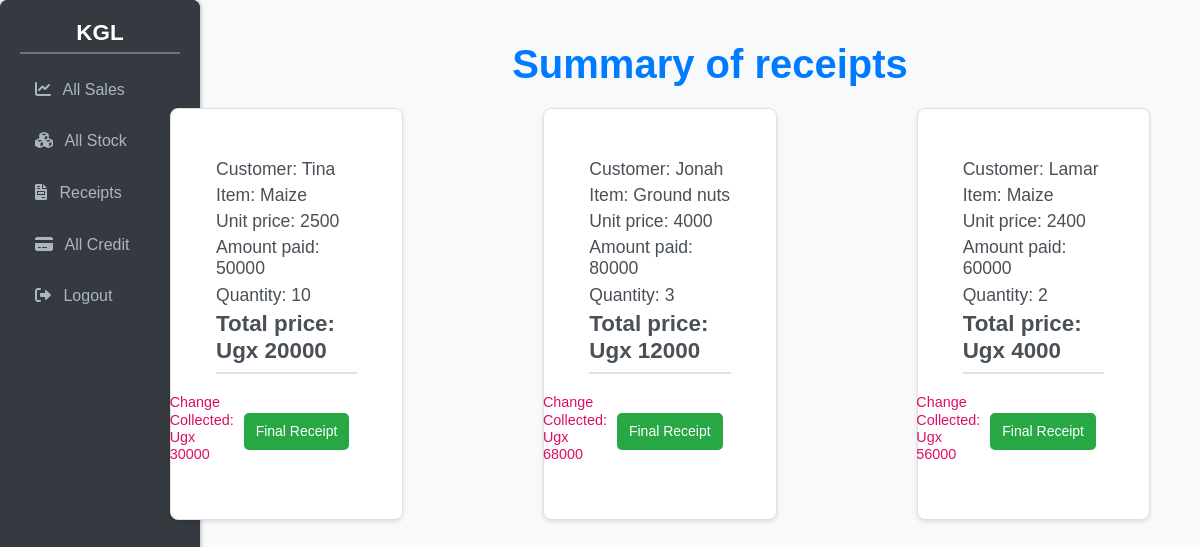
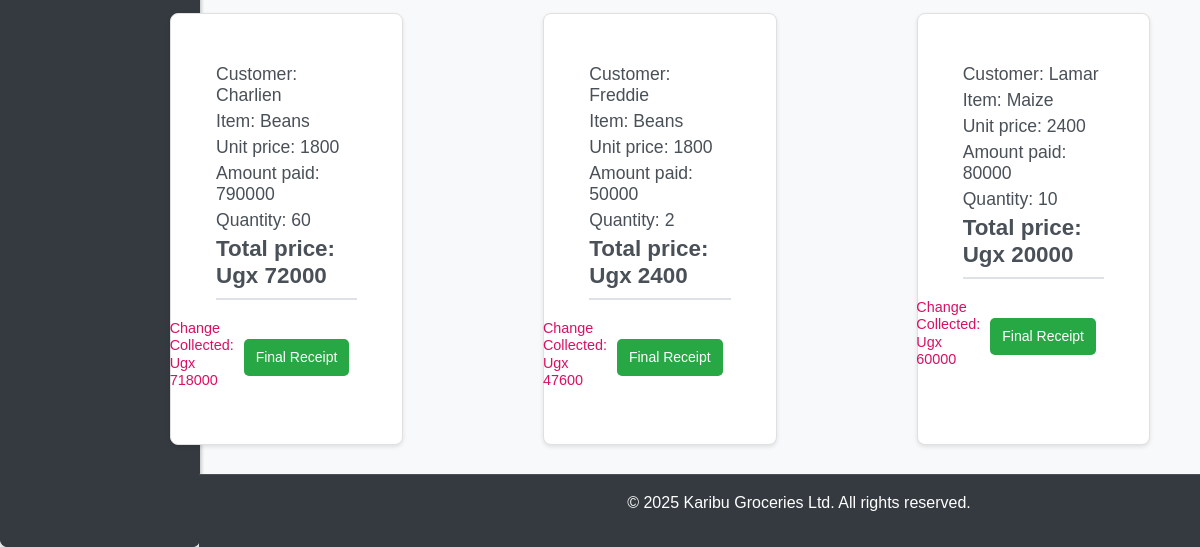
The app's page /receipt/, older data (2 pictures, top to bottom).
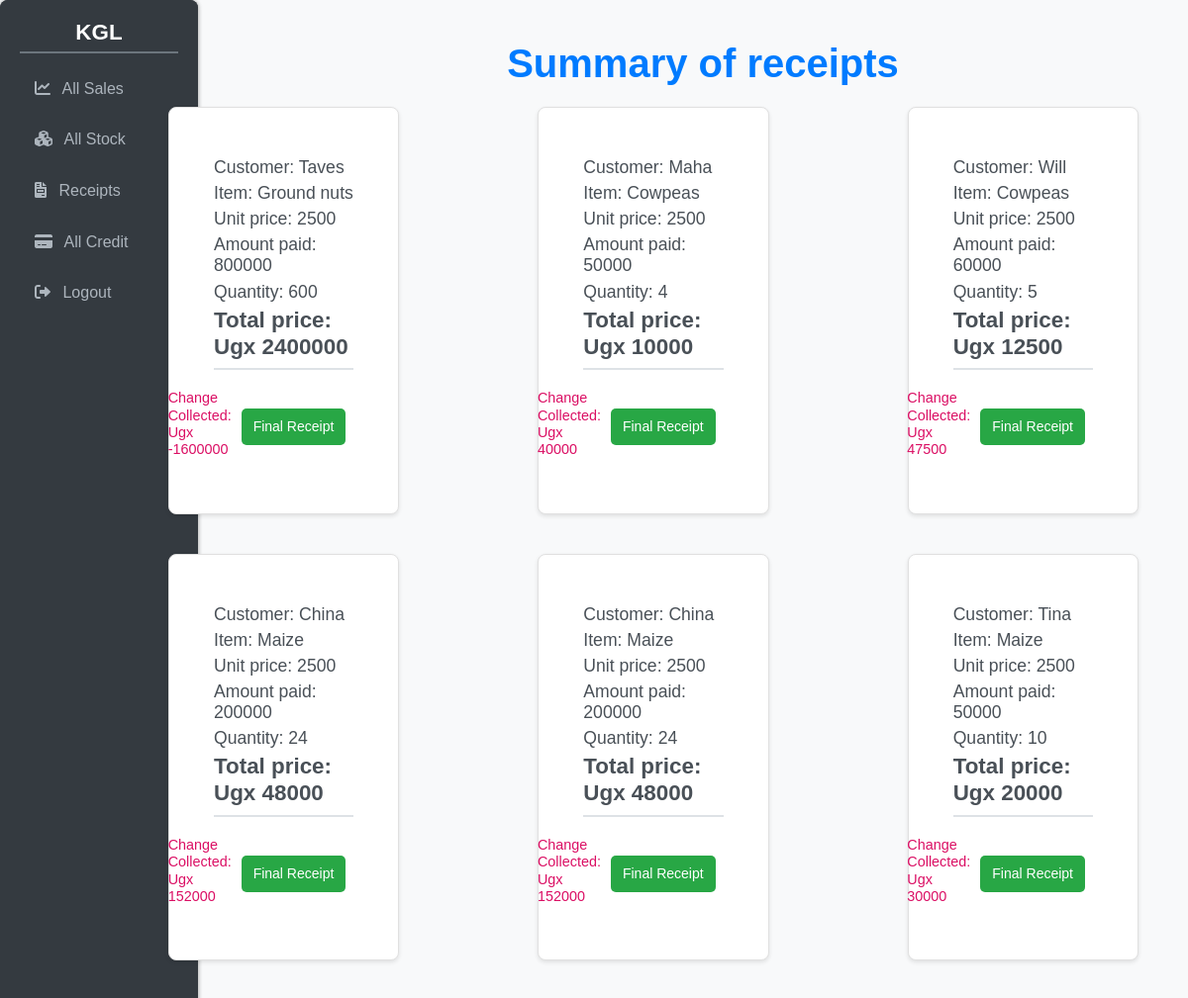
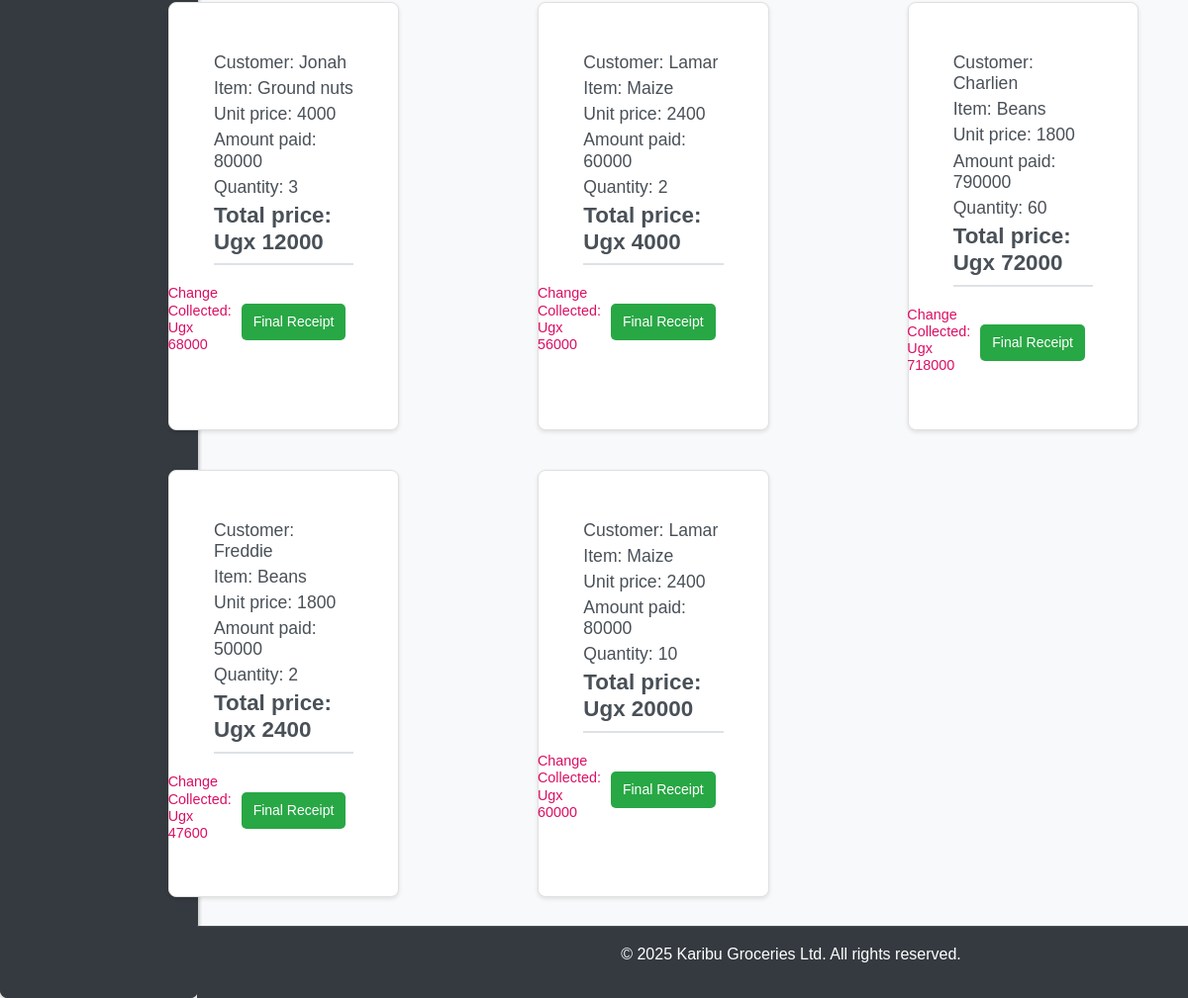
The same page, newer data (2 pictures, top to bottom).
### kgl_app/models.py (models this page shows, shortened)
class Sales(models.Model):
    product_name=models.ForeignKey(Stock, on_delete=models.CASCADE)
    tonnage=models.IntegerField()
    amount_paid =models.IntegerField(default=0,blank =False)
    buyers_name=models.CharField(max_length=35)
    date_and_time =models.DateTimeField(auto_now_add=True)
    salesagent_name=models.ForeignKey(Userprofile, on_delete=models.CASCADE,null=True)
    is_sold_on_cash=models.BooleanField(default=False)
    branch =models.ForeignKey(Branch, on_delete=models.CASCADE,null=True)
    selling_price=models.IntegerField(null=True,blank=True)
    def total_sales(self):
        return self.product_name.selling_price * self.tonnage
    def calculate_change(self):
        total_sale = self.total_sales()
        if self.amount_paid is not None:
            change = self.amount_paid - total_sale
            return change
        return None

class Stock(models.Model):
    name_of_produce=models.CharField(max_length =255)
    type_of_produce =models.ForeignKey(ProduceType,on_delete=models.CASCADE,null=False,)
    date_and_time_of_produce= models.DateTimeField(auto_now_add =True)
    received_quantity = models.IntegerField(blank=False,null=False,default=0)
    issued_quantity=models.IntegerField(blank=False,null=False,default=0)
    tonnage =models.IntegerField(blank = False,null=False,default=0)
    cost=models.IntegerField(blank =False,default=25)
    name_of_dealer=models.CharField(max_length=255)
    branch=models.ForeignKey(Branch, on_delete=models.CASCADE,null=False,default=0)
    contact=models.CharField(default=20,null=False)
    selling_price=models.IntegerField(null=True,blank=True)
    current_stock =models.IntegerField(null=True,blank=False)
    def __str__(self):
        return self.name_of_produce

### kgl_app/views.py (the view)
# urls.py: path('receipt/',views.receipt,name='receipt'),
def receipt(request):
    sales = Sales.objects.all().order_by("-id")
    return render(request, "receipt.html", {'sales': sales})

### kgl_app/templates/receipt.html (shortened to what this page needs)
{% extends 'base.html' %}
{% load static %}
  {% block content %}
  <h1><strong>Summary of receipts</strong></h1>
  <div class="receipt-grid">
    {% for sale in sales %}
    <div class="card">
      <div class="cardbody">
        <h3>Customer: {{ sale.buyers_name }}</h3>
        <h3>Item: {{ sale.product_name }}</h3>
        <h3>Unit price: {{ sale.selling_price }}</h3>
        <h3>Amount paid: {{ sale.amount_paid }}</h3>
        <h3>Quantity: {{ sale.tonnage }}</h3>
        <h2>Total price: Ugx {{ sale.total_sales }}</h2>
        <div style="flex:1;">
          <h6 class="card-text">
            Change Collected: Ugx {{ sale.calculate_change }}
          </h6>
          <a href="{% url 'receipt_detail' sale.id %}"><input type="submit" value="Final Receipt" class='btn btn-danger me-2'></a>
        </div>
      </div>
    </div>
    {% endfor %}
  </div>
  <div class="mt-3">
    <a href="{% url 'dash' %}" style="background-color: rgb(7, 39, 84)";>Back to Dashboard</a>
  </div>
  {% endblock %}

Row changes from the older to the newer data that the page shows:
added Sales: buyers_name "Taves", product_name "Ground nuts", selling_price "2500", amount_paid "800000", tonnage "600", total_sales "2400000", calculate_change "-1600000"
added Sales: buyers_name "Maha", product_name "Cowpeas", selling_price "2500", amount_paid "50000", tonnage "4", total_sales "10000", calculate_change "40000"
added Sales: buyers_name "Will", product_name "Cowpeas", selling_price "2500", amount_paid "60000", tonnage "5", total_sales "12500", calculate_change "47500"
added Sales: buyers_name "China", product_name "Maize", selling_price "2500", amount_paid "200000", tonnage "24", total_sales "48000", calculate_change "152000"
added Sales: buyers_name "China", product_name "Maize", selling_price "2500", amount_paid "200000", tonnage "24", total_sales "48000", calculate_change "152000"
